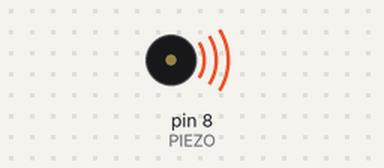
Bench run of a sketch on a simulated Arduino Uno, built with avr-gcc and run on an emulated ATmega328P. Parts: buzzer (waves = sounding).

Above: at 0.12 s.
At 4.87 s:
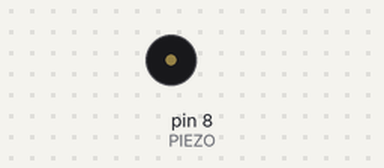
Timing chart, 0 to 6.7 s (numbered marks = the images above):
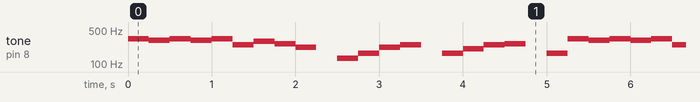

Measured:
- by itself, tone on pin 8 (PIEZO): plays 330 Hz for 0.25 s, 311 Hz for 0.25 s, 330 Hz for 0.25 s, 311 Hz for 0.25 s, 330 Hz for 0.25 s, 247 Hz for 0.25 s … (445 notes in this stretch)

The sketch:

day04_melody.ino
```cpp
// #define PIEZO 8
// int do1 = 2093;
// int re = 2349;
// int mi = 2637;
// int fa = 2793;
// int sol = 3136;
// int ra = 3520;
// int si = 3951;
// int do2 = 4186;
// int song[] = {do1, re, mi, re, mi, re, mi, re, mi, fa, fa, mi, re, fa, mi, fa, sol, mi, sol, mi, sol};

// void setup() {

// }

// void loop() {
//   for (int k = 0; k < 20; k++) {
//     tone(PIEZO, song[k], 500);
//     delay(500);
//   }
// }
// #include "pitches.h";
// #define PIEZO 8

/* 징글벨 */
// int melody[ ] = {
//   NOTE_G4, NOTE_E5, NOTE_D5, NOTE_C5, NOTE_G4, 0, // 솔미레도솔 ()
//   NOTE_G4, NOTE_E5, NOTE_D5, NOTE_C5, NOTE_A4, 0, // 솔미레도라 ()
//   NOTE_A4, NOTE_F5, NOTE_E5, NOTE_D5, NOTE_B4, 0, // 라파미레시 ()
//   NOTE_G5, NOTE_G5, NOTE_F5, NOTE_D5, NOTE_E5, NOTE_C5, 0
//   }; // 솔솔파레미도 ()
// 징글벨 첫 소절 연주시간 // 8분음표 = 250ms
// int tempo[ ] = { 250, 250, 250, 250, 750, 250,
//   250, 250, 250, 250, 750, 250,
//   250, 250, 250, 250, 750, 250,
//   250, 250, 250, 250, 500, 250, 250 };

// void setup( ) {
//   pinMode(PIEZO, OUTPUT);
// }
// void loop( ) {
//   for (int k=0; k<25; k++) {
//   tone(PIEZO, melody[k], tempo[k]);
//   delay(tempo[k]);
//   }
// }
#include "pitches.h";
#define PIEZO 8

/* 도레미송 */
// int melody [] = {
//   NOTE_C4, NOTE_D4, NOTE_E4, NOTE_C4, NOTE_E4, NOTE_C4, NOTE_E4,
//   NOTE_D4, NOTE_E4, NOTE_F4, NOTE_F4, NOTE_E4, NOTE_D4, NOTE_F4,
//   NOTE_E4, NOTE_F4, NOTE_G4, NOTE_E4, NOTE_G4, NOTE_E4, NOTE_G4,
//   NOTE_F4, NOTE_G4, NOTE_A4, NOTE_A4, NOTE_G4, NOTE_F4, NOTE_A4,
//   NOTE_G4, NOTE_C4, NOTE_D4, NOTE_E4, NOTE_F4, NOTE_G4, NOTE_A4,
//   NOTE_A4, NOTE_D4, NOTE_E4, NOTE_FS4, NOTE_G4, NOTE_A4, NOTE_B4,
//   NOTE_B4, NOTE_E4, NOTE_FS4, NOTE_GS4, NOTE_A4, NOTE_B4, NOTE_C5,
//   NOTE_C5, NOTE_C5, NOTE_B4, NOTE_A4, NOTE_F4, NOTE_B4, NOTE_G4, NOTE_C5, NOTE_G4, NOTE_E4, NOTE_D4,
//   NOTE_C4, NOTE_D4, NOTE_E4, NOTE_F4, NOTE_G4, NOTE_A4, NOTE_B4, NOTE_C5, NOTE_G4, NOTE_C5
// };

// int tempo[] = {750, 250, 750, 250, 500, 500, 1000, 750, 250, 250, 250, 250, 250, 1000,
//   750, 250, 750, 250, 500, 500, 1000, 750, 250, 250, 250, 250, 250, 1000, 750, 250, 250, 250, 250, 250, 1000,
//   750, 250, 250, 250, 250, 250, 1000, 750, 250, 250, 250, 250, 250, 1000, 250, 250,
//   500, 500, 500, 500, 500, 500, 500, 500, 250, 250, 250, 250, 250, 250, 250, 500, 500, 1000};

/* 엘리제를 위하여 */
int melody[] = {  NOTE_E4, NOTE_DS4, NOTE_E4, NOTE_DS4, NOTE_E4, NOTE_B3, NOTE_D4, NOTE_C4, NOTE_A3,0,
  NOTE_C3, NOTE_E3, NOTE_A3, NOTE_B3, 0, NOTE_E3, NOTE_GS3, NOTE_B3, NOTE_C4, 0,
  NOTE_E3, NOTE_E4, NOTE_DS4, NOTE_E4, NOTE_DS4, NOTE_E4, NOTE_B3, NOTE_D4, NOTE_C4, NOTE_A3, 0,
  NOTE_C3, NOTE_E3, NOTE_A3, NOTE_B3, 0, NOTE_E3, NOTE_C4, NOTE_B3, NOTE_A3};

int tempo[] = {250, 250, 250, 250, 250, 250, 250, 250, 250, 250,
  250, 250, 250, 250, 250, 250, 250, 250, 250, 250, 250, 250, 250, 250, 250, 250, 250, 250, 250,
  250, 250, 250, 250, 250, 250, 250, 250, 250, 250, 500};

void setup( ) {
  pinMode(PIEZO, OUTPUT);
}
void loop( ) {
  for (int k=0; k<40; k++) {
  tone(PIEZO, melody[k], tempo[k]);
  delay(tempo[k]);
  }
}
```

pitches.h
```cpp
#define NOTE_B0  31
#define NOTE_C1  33
#define NOTE_CS1 35
#define NOTE_D1  37
#define NOTE_DS1 39
#define NOTE_E1  41
#define NOTE_F1  44
#define NOTE_FS1 46
#define NOTE_G1  49
#define NOTE_GS1 52
#define NOTE_A1  55
#define NOTE_AS1 58
#define NOTE_B1  62
#define NOTE_C2  65
#define NOTE_CS2 69
#define NOTE_D2  73
#define NOTE_DS2 78
#define NOTE_E2  82
#define NOTE_F2  87
#define NOTE_FS2 93
#define NOTE_G2  98
#define NOTE_GS2 104
#define NOTE_A2  110
#define NOTE_AS2 117
#define NOTE_B2  123
#define NOTE_C3  131
#define NOTE_CS3 139
#define NOTE_D3  147
#define NOTE_DS3 156
#define NOTE_E3  165
#define NOTE_F3  175
#define NOTE_FS3 185
#define NOTE_G3  196
#define NOTE_GS3 208
#define NOTE_A3  220
#define NOTE_AS3 233
#define NOTE_B3  247
#define NOTE_C4  262
#define NOTE_CS4 277
#define NOTE_D4  294
#define NOTE_DS4 311
#define NOTE_E4  330
#define NOTE_F4  349
#define NOTE_FS4 370
#define NOTE_G4  392
#define NOTE_GS4 415
#define NOTE_A4  440
#define NOTE_AS4 466
#define NOTE_B4  494
#define NOTE_C5  523
#define NOTE_CS5 554
#define NOTE_D5  587
#define NOTE_DS5 622
#define NOTE_E5  659
#define NOTE_F5  698
#define NOTE_FS5 740
#define NOTE_G5  784
#define NOTE_GS5 831
#define NOTE_A5  880
#define NOTE_AS5 932
#define NOTE_B5  988
#define NOTE_C6  1047
#define NOTE_CS6 1109
#define NOTE_D6  1175
#define NOTE_DS6 1245
#define NOTE_E6  1319
#define NOTE_F6  1397
#define NOTE_FS6 1480
#define NOTE_G6  1568
#define NOTE_GS6 1661
#define NOTE_A6  1760
#define NOTE_AS6 1865
#define NOTE_B6  1976
#define NOTE_C7  2093
#define NOTE_CS7 2217
#define NOTE_D7  2349
#define NOTE_DS7 2489
#define NOTE_E7  2637
#define NOTE_F7  2794
#define NOTE_FS7 2960
#define NOTE_G7  3136
#define NOTE_GS7 3322
#define NOTE_A7  3520
#define NOTE_AS7 3729
#define NOTE_B7  3951
#define NOTE_C8  4186
#define NOTE_CS8 4435
#define NOTE_D8  4699
#define NOTE_DS8 4978
```
